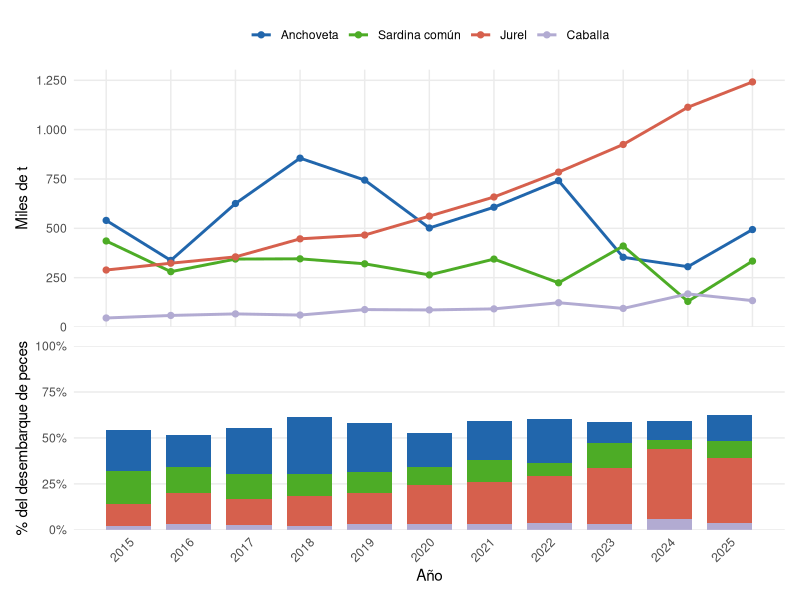

Generate this figure with R:
## ---- chunk 1
knitr::opts_chunk$set(echo = FALSE, warning = FALSE, message = FALSE,
                      fig.align = "center", out.width = "88%")
library(ggplot2)
library(dplyr)
library(tidyr)
library(scales)
library(kableExtra)
library(patchwork)
## ---- chunk 2
rasgos <- data.frame(
  Rasgo = c("Familia", "Zona principal en Chile", "Talla de madurez",
            "Época de desove", "Mortalidad natural (M)",
            "Hábito alimentario"),
  Anchoveta = c("Engraulidae", "Norte y centro-sur",
                "11,5 cm (norte); 12–12,5 cm (centro-sur)",
                "Invierno–primavera", "Alta (2,2 año⁻¹, norte)",
                "Planctófaga"),
  Sardina = c("Clupeidae", "Centro-sur", "10–11 cm LT",
              "Invierno (jul–ago)", "Alta", "Planctófaga"),
  Jurel = c("Carangidae", "Norte (juveniles) y centro-sur (adultos)",
            "—", "Primavera (oct–dic), oceánico", "Moderada",
            "Zooplancton (eufausidos) y peces"),
  Caballa = c("Scombridae", "Norte y centro", "—", "—", "—",
              "Zooplancton y peces")
)

kbl(rasgos, booktabs = TRUE,
    col.names = c("Rasgo", "Anchoveta", "Sardina común", "Jurel", "Caballa"),
    caption = "Comparación de rasgos biológicos de los cuatro recursos pelágicos (fuentes en el texto). Un guion indica que el dato no se presenta en este capítulo.") |>
  kable_styling(full_width = TRUE, latex_options = "hold_position",
                bootstrap_options = c("striped", "hover")) |>
  column_spec(1, bold = TRUE)
## ---- chunk 3
anios <- 2015:2025

# Desembarques (t) — SERNAPESCA, Series 2015-2025
anchoveta <- c(540095, 337436, 625697, 855528, 744240, 501676, 606924, 741344, 353267, 305498, 493749)
sardina   <- c(435863, 280421, 344262, 345429, 320147, 263853, 344115, 223935, 410376, 129619, 333928)
jurel     <- c(288772, 323298, 355296, 446682, 465962, 561827, 658726, 784836, 924874, 1113384, 1241775)
caballa   <- c( 45687,  58583,  66407,  60490,  88243,  86456,  91791, 123004,  94141, 167677, 133623)
total_peces <- c(2410579, 1928598, 2500562, 2782188, 2773500, 2681998, 2886478, 3096605, 3028375, 2900536, 3541604)

df_pel <- data.frame(
  Año = rep(anios, 4),
  Especie = factor(rep(c("Anchoveta", "Sardina común", "Jurel", "Caballa"), each = 11),
                   levels = c("Anchoveta", "Sardina común", "Jurel", "Caballa")),
  Desembarque = c(anchoveta, sardina, jurel, caballa)
)

col_pel <- c("Anchoveta" = "#2166AC", "Sardina común" = "#4DAC26",
             "Jurel" = "#D6604D", "Caballa" = "#B2ABD2")
## ---- chunk 4
p1 <- ggplot(df_pel, aes(Año, Desembarque / 1000, colour = Especie)) +
  geom_line(linewidth = 1) +
  geom_point(size = 1.8) +
  scale_colour_manual(values = col_pel) +
  scale_x_continuous(breaks = anios) +
  scale_y_continuous(labels = label_number(big.mark = "."), limits = c(0, NA),
                     expand = expansion(mult = c(0, 0.05))) +
  labs(x = NULL, y = "Miles de t", colour = NULL) +
  theme_minimal(base_size = 11) +
  theme(legend.position = "top", panel.grid.minor = element_blank(),
        axis.text.x = element_blank())

df_prop <- df_pel |>
  left_join(data.frame(Año = anios, Total = total_peces), by = "Año") |>
  mutate(Prop = Desembarque / Total)

p2 <- ggplot(df_prop, aes(Año, Prop, fill = Especie)) +
  geom_col(width = 0.75) +
  scale_fill_manual(values = col_pel, guide = "none") +
  scale_x_continuous(breaks = anios) +
  scale_y_continuous(labels = percent, limits = c(0, 1),
                     expand = expansion(mult = c(0, 0))) +
  labs(x = "Año", y = "% del desembarque de peces") +
  theme_minimal(base_size = 11) +
  theme(axis.text.x = element_text(angle = 45, hjust = 1),
        panel.grid.minor = element_blank(), panel.grid.major.x = element_blank())

p1 / p2 + plot_layout(heights = c(1.4, 1))
## ---- chunk 5
resumen_pel <- df_pel |>
  group_by(Especie) |>
  summarise(
    Media = mean(Desembarque),
    Min   = min(Desembarque),
    AnioMin = Año[which.min(Desembarque)],
    Max   = max(Desembarque),
    AnioMax = Año[which.max(Desembarque)],
    CV    = 100 * sd(Desembarque) / mean(Desembarque),
    .groups = "drop"
  ) |>
  mutate(across(c(Media, Min, Max), ~ format(round(.x), big.mark = ".", decimal.mark = ",")),
         CV = format(round(CV), decimal.mark = ","),
         Min = paste0(Min, " (", AnioMin, ")"),
         Max = paste0(Max, " (", AnioMax, ")")) |>
  select(Especie, Media, Min, Max, CV)

kbl(resumen_pel,
    col.names = c("Especie", "Media (t)", "Mínimo (t, año)", "Máximo (t, año)", "CV (%)"),
    caption = "Estadística descriptiva de los desembarques 2015–2025. CV: coeficiente de variación interanual. Fuente: SERNAPESCA (2025).",
    booktabs = TRUE, align = c("l", "r", "r", "r", "r")) |>
  kable_styling(full_width = FALSE, latex_options = c("hold_position", "striped"),
                bootstrap_options = c("striped", "hover"))
## ---- chunk 6
prod <- data.frame(
  Especie = c("Anchoveta", "Sardina común", "Jurel", "Caballa"),
  Harina_2015 = c(117887, 84897, 33219, 10151),
  Harina_2025 = c(103324, 60362, 147735, 28733),
  Cong_2015 = c(2, 138, 70205, 379),
  Cong_2025 = c(3, 4, 519514, 9485),
  Cons_2015 = c(14, 0, 27444, 218),
  Cons_2025 = c(0, 0, 30506, 142)
) |>
  mutate(across(-Especie, ~ format(.x, big.mark = ".", decimal.mark = ",")))

kbl(prod, booktabs = TRUE, align = c("l", rep("r", 6)),
    col.names = c("Especie", "2015", "2025", "2015", "2025", "2015", "2025"),
    caption = "Producción (t de producto final) de harina, congelado y conservas por especie, 2015 y 2025. Las cifras corresponden a peso de producto, no a materia prima. Fuente: SERNAPESCA (2025).") |>
  add_header_above(c(" " = 1, "Harina" = 2, "Congelado" = 2, "Conservas" = 2)) |>
  kable_styling(full_width = FALSE, latex_options = "hold_position",
                bootstrap_options = c("striped", "hover"))
## ---- chunk 7
cab <- data.frame(
  Variable = c("Ambiente", "Distribución", "Biomasa acústica de verano",
               "Desembarque"),
  `2023` = c("El Niño costero, anomalías cálidas", "Amplia y dispersa",
             "~236.000 t", "58.654 t (ene–nov)"),
  `2024` = c("Transición a neutralidad", "Núcleos fragmentados; 99 % juveniles en el crucero de verano",
             "131.746 t", "~42.000 t"),
  `2025` = c("Enfriamiento relativo", "Restringida al norte en primavera",
             "27.458 t", "~33.000 t (esperado)"),
  check.names = FALSE
)

kbl(cab, booktabs = TRUE,
    caption = "Caballa en Perú, 2023–2025: ambiente, distribución, biomasa acústica y desembarques. Fuente: IMARPE (2023, 2024, 2025), sintetizado por Cuevas y Cubillos (2026).") |>
  kable_styling(full_width = TRUE, latex_options = "hold_position",
                bootstrap_options = c("striped", "hover")) |>
  column_spec(1, bold = TRUE)
## ---- chunk 8
pbr <- data.frame(
  Pesqueria = c("Anchoveta (Arica y Parinacota – Antofagasta)",
                "Anchoveta (Atacama – Coquimbo)",
                "Anchoveta (Valparaíso – Los Lagos)",
                "Sardina común (Valparaíso – Los Lagos)",
                "Jurel (Pacífico Sur, un stock)"),
  Modelo = c("Edad, semestral, dos flotas", "Edad, anual", "Edad, año biológico",
             "Edad, año biológico", "Edad (SPRFMO)"),
  Frms = c("F55% BDPR = 0,13 sem⁻¹", "F60% BDPR = 0,65", "F60% BDPR = 0,62",
           "F60% BDPR = 0,31", "0,54 año⁻¹"),
  BDrms = c("50% BD0 = 624.000 t", "55% BD0 = 57.900 t", "55% BD0 = 465.000 t",
            "55% BD0 = 859.000 t", "35% BD0 = 9,1 millones t"),
  Blim = c("25% BD0 = 312.000 t", "27,5% BD0 = 29.000 t", "27,5% BD0 = 232.500 t",
           "27,5% BD0 = 429.500 t", "8% BD0 = 2,08 millones t")
)

kbl(pbr, booktabs = TRUE,
    col.names = c("Pesquería", "Modelo de evaluación", "F objetivo",
                  "BD objetivo", "BD límite"),
    caption = "Puntos biológicos de referencia de las pesquerías pelágicas. Fuente: SUBPESCA (2026).") |>
  kable_styling(full_width = TRUE, latex_options = "hold_position",
                bootstrap_options = c("striped", "hover"))
## ---- chunk 9
manejo <- data.frame(
  Pesqueria = c("Anchoveta (AyP – Coquimbo)", "Anchoveta (Valparaíso – Los Lagos)",
                "Sardina común (Valparaíso – Los Lagos)", "Jurel (AyP – Los Lagos)"),
  Estatus = c("Plena (AyP–Antof.) / Sobreexplotada (Atcma–Coq.)",
              "Plena explotación", "Sobreexplotada", "Plena explotación"),
  Cuota = c("399.574", "225.849", "213.800", "1.178.348"),
  Vedas = c("Reproductiva y de reclutamiento (norte); reproductiva (Atcma–Coq.)",
            "Reproductiva y de reclutamiento", "Reproductiva y de reclutamiento",
            "Talla mínima legal 26 cm LH"),
  Otras = c("Plan de manejo; Ley de fraccionamiento (Ley N° 21.752/2025)",
            "Imputación conjunta con sardina común; plan de manejo",
            "Imputación conjunta con anchoveta; plan de manejo",
            "Cuota nacional = 66 % de la cuota SPRFMO; plan de manejo")
)

kbl(manejo, booktabs = TRUE,
    col.names = c("Pesquería", "Estatus 2025", "Cuota global 2026 (t)",
                  "Vedas / tallas", "Otras medidas"),
    caption = "Medidas de administración de las pesquerías pelágicas. Todas están declaradas en régimen de plena explotación, con acceso cerrado y arte de cerco. Fuente: SUBPESCA (2026).",
    align = c("l", "l", "r", "l", "l")) |>
  kable_styling(full_width = TRUE, latex_options = "hold_position",
                bootstrap_options = c("striped", "hover"))
## ---- chunk 10
sint <- data.frame(
  Especie = c("*Engraulis ringens*", "*Strangomera bentincki*",
              "*Trachurus murphyi*", "*Scomber japonicus*"),
  Nombre = c("Anchoveta", "Sardina común", "Jurel", "Caballa"),
  Trofico = c("Forraje (planctófaga)", "Forraje (planctófaga)",
              "Depredador intermedio", "Depredador intermedio"),
  Variabilidad = c("Interanual alta; El Niño", "Interanual alta; reclutamiento",
                   "Decadal; redistribución", "Interanual; distribución"),
  Estado = c("Plena (norte y centro-sur); sobreexplotada (Atcma–Coq.)",
             "Sobreexplotada", "Plena explotación", "Sin estatus en Chile")
)

kbl(sint, booktabs = TRUE, escape = FALSE,
    col.names = c("Especie", "Nombre común", "Rol trófico",
                  "Variabilidad dominante", "Estado 2025"),
    caption = "Síntesis de los recursos pelágicos analizados en este capítulo.") |>
  kable_styling(full_width = TRUE, latex_options = "hold_position",
                bootstrap_options = c("striped", "hover"))
